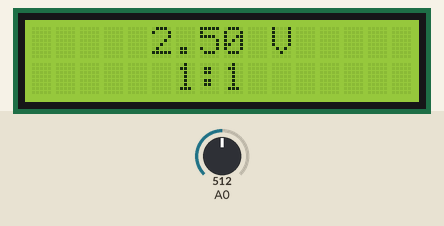
Simulated run of this sketch. Board: Arduino Uno, built with avr-gcc and run on an emulated ATmega328P. Parts: 16×2 character LCD. Inputs (shaded band) come from the test bench; at power-on: A0 = 512.

Above: at 1.2 s.
1.3 s: A0 set to 716
At 2.5 s:
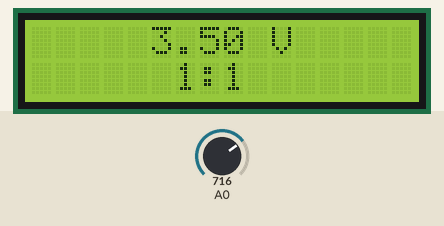
2.8 s: A0 set to 900
At 3.7 s:
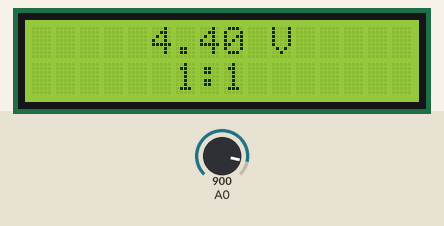
4.3 s: A0 set to 1023
At 4.8 s:
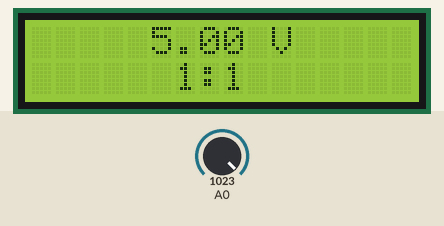
Timing chart, 0 to 7.3 s (numbered marks = the images above; inputs shaded):
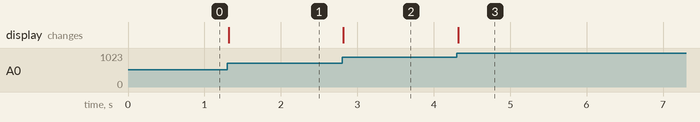

Measured:
- after the input at 1.3 s, the display: changes at once (image 1)
- after the input at 2.8 s, the display: changes at once (image 2)
- after the input at 4.3 s, the display: changes at once (image 3)

The sketch:

ScreenDisplayTemperatureTest.ino
```cpp
#include <Wire.h>
#include <LiquidCrystal_I2C.h>
LiquidCrystal_I2C lcd(0x27, 16, 2);

void setup() {
  lcd.init();
  lcd.backlight();
  Serial.begin(9600);
}

void loop() {
  int sensorValue = analogRead(A0);
  float voltage = sensorValue * (5.0 / 1023.0);
  int leftSideOfRatio = 5 / voltage;
  String HalfwayThroughCircutVolts = String(voltage) + " V";
  String RatioBetweenCenterAndStartVolts = String(leftSideOfRatio) + ":1";
  lcd.setCursor(5, 0);
  lcd.print(HalfwayThroughCircutVolts);
  lcd.setCursor(6, 1);
  lcd.print(RatioBetweenCenterAndStartVolts);
}
```
